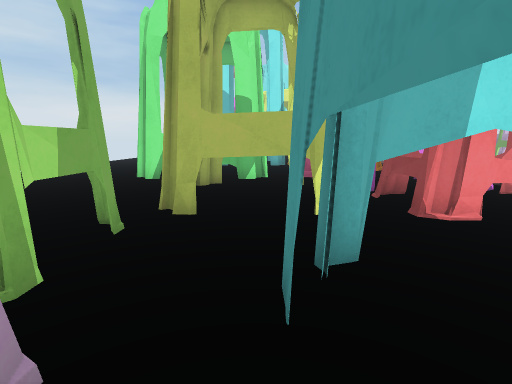
View 1 (above)

24 first-person views from a walk through a 3-D level made in the Unity game engine. The camera is 1.3 m above the floor, tilts 10° down and sees 85° across. The floor is counted in squares, 1 m on a side. Each view is taken from the middle of a square. On the plan, view 1 faces up. The plan holds only what a view shows up to about 13 squares ahead; the rest is blank. The place goes on beyond the plan.

View 2
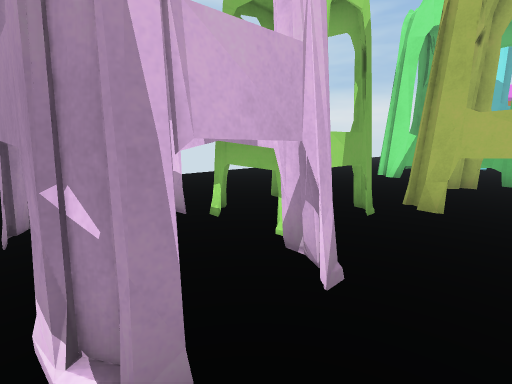

View 3
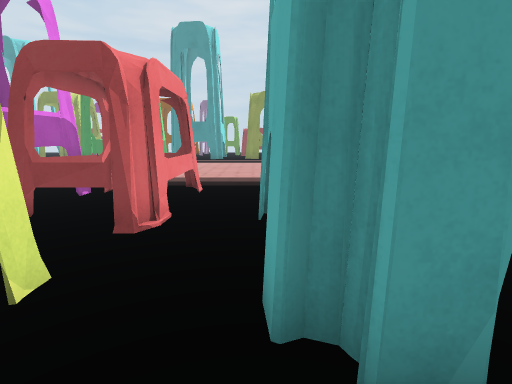

View 4
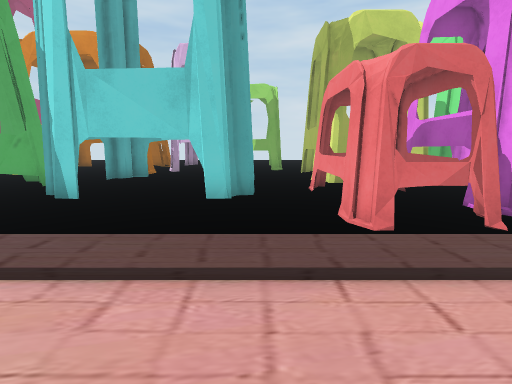

View 5
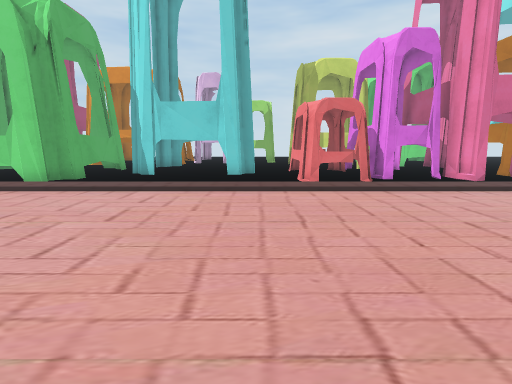

View 6
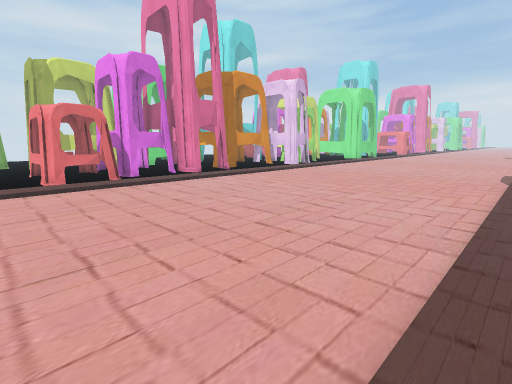

View 7
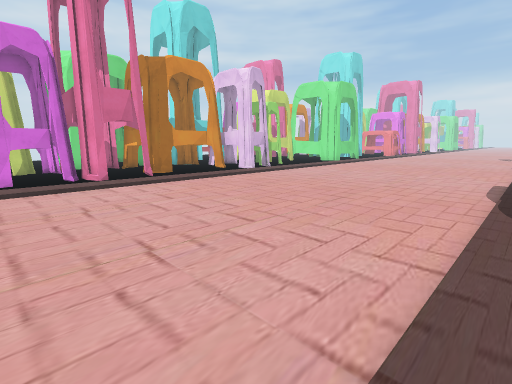

View 8
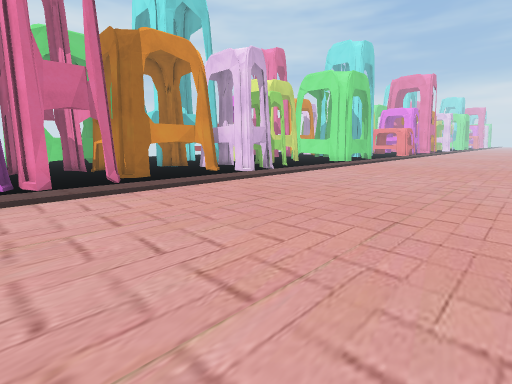

View 9
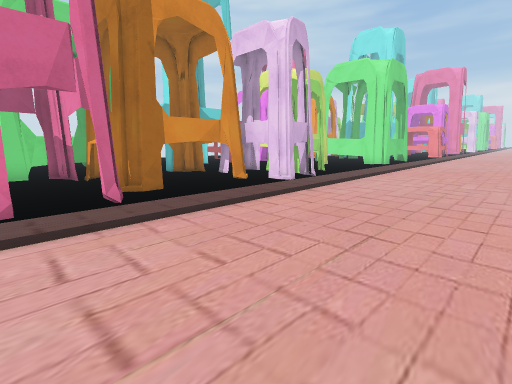

View 10
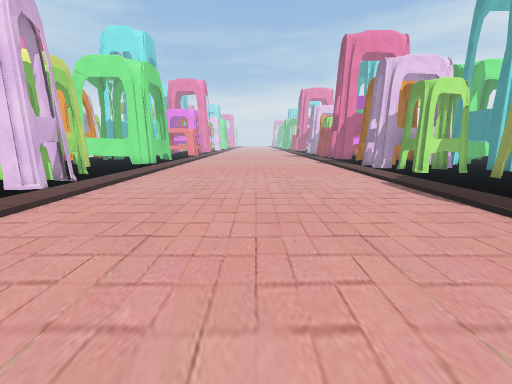

View 11
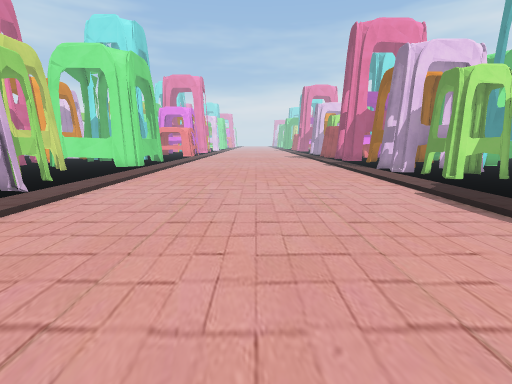

View 12
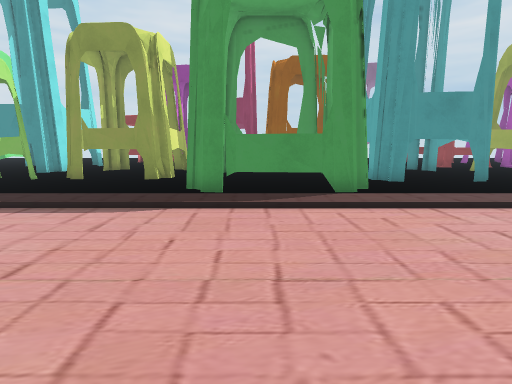

View 13
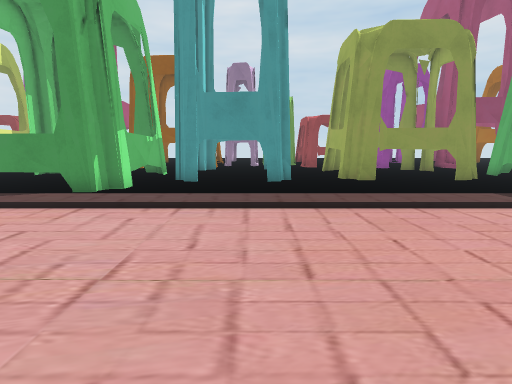

View 14
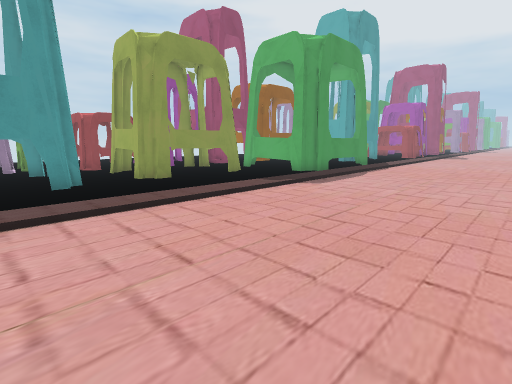

View 15
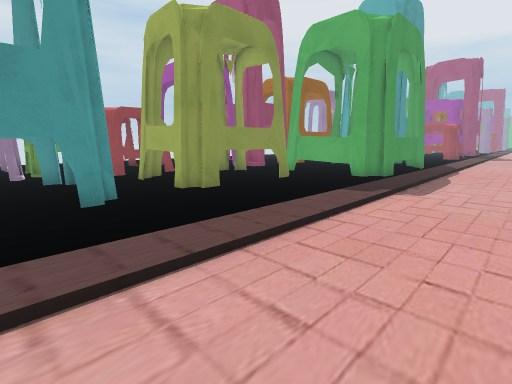

View 16
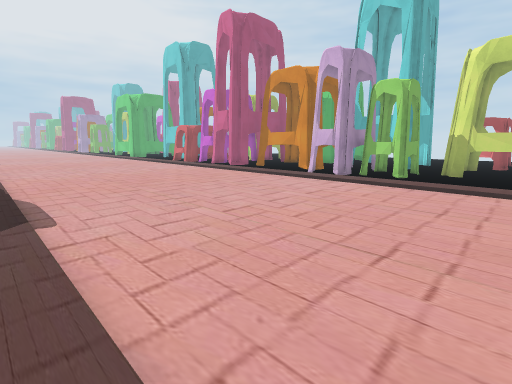

View 17
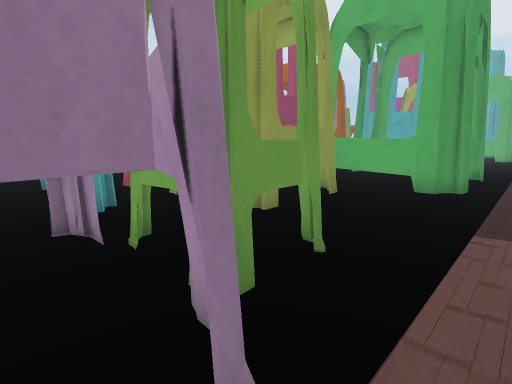

View 18
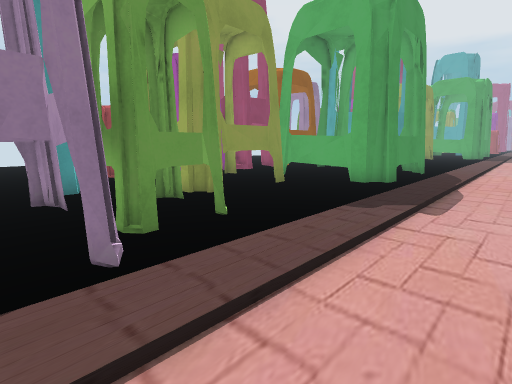

View 19
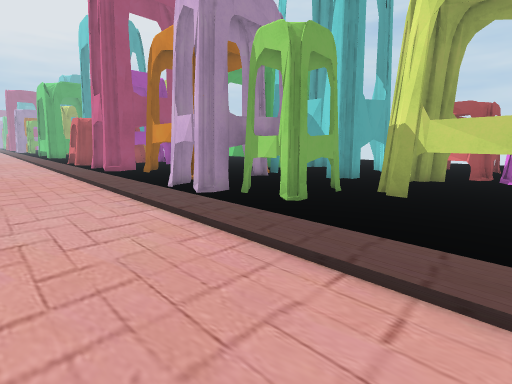

View 20
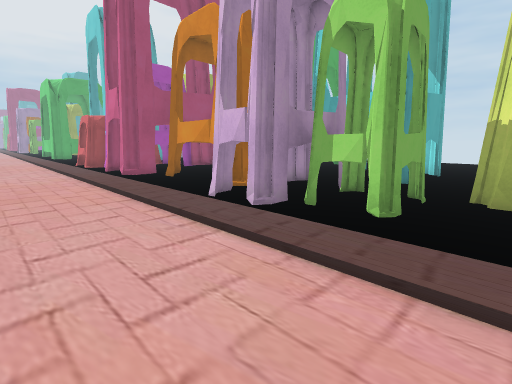

View 21
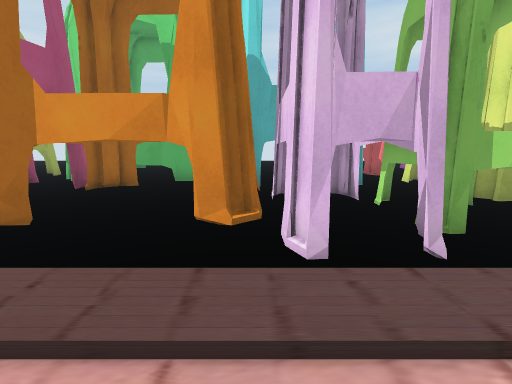

View 22
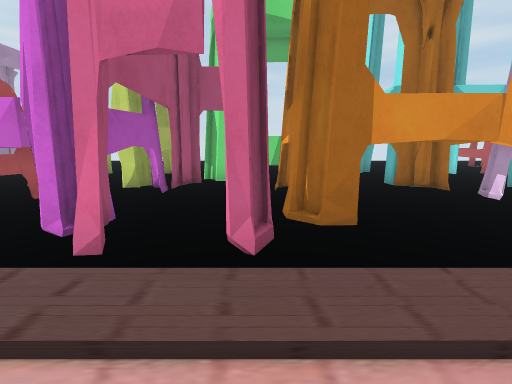

View 23
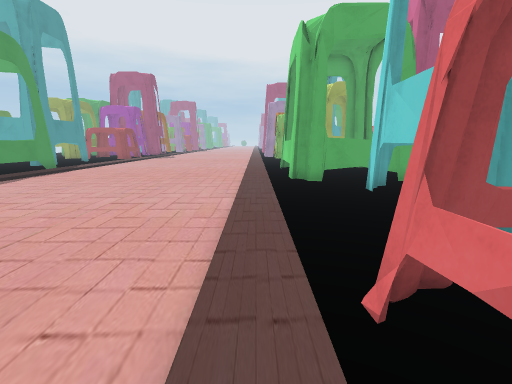

View 24
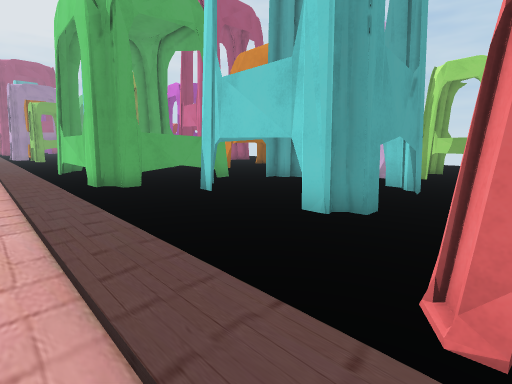

### Floor plan
Key: @ floor where view 1 was taken; # wall or solid block; x gap in a wall; . floor; = window, fence, low wall or low ledge; T thing the floor can be seen under or through.
Columns run from 10 left of view 1 to 31 right of it. Each row starts with its distance up from view 1.
 25              ##..............#  ##..
 24       ####   #...............####..#
 23       ...### #................x.x..#
 22       x=##.###................###.....
 21       ........TTT................###.#
 20       ..####..TTT...............##
 19           .#..TTTT..............#
 18          ..#..T..T..............##
 17         #= #.TTT.................####
 16          ..TT  TT.............#####.#
 15           #.    T.............#   #
 14           #.T   T.............#
 13           #.#TTTT.............#
 12    ...    #.#...T#............#   #
 11    ...#   #.#.................#####
 10    ...#####.#...##..............##
  9    ..... #####==T...............T..
  8  .......#  ##...T...............T..
  7 ........#    TTTT...............T..#.#####
  6 ........##  TT...T..............T T#..###
  5 .........##T.TTxxT...................
  4  .....TTT........................###.#
  3    ... .T..##T#.................## #.#
  2     ..TTT..T  #.................#   .#
  1      TTT##.T  T.................#
  0      ## ##@T  T.................#
 -1      .###..T  T.................#  #
 -2         ###TTTT.....................
 -3           #...................####.
 -4           #.#####............##  ##
 -5            .#   #............#
 -6                 #............#

Where each view was taken, in squares from view 1:
view 1: 0 up, 0 right, facing up
view 2: 1 down, 0 right, facing up-left
view 3: 3 up, 1 left, facing right
view 4: 3 up, 11 right, facing left
view 5: 3 up, 16 right, facing left
view 6: 3 up, 18 right, facing up-left
view 7: 7 up, 18 right, facing up-left
view 8: 9 up, 16 right, facing up-left
view 9: 10 up, 13 right, facing up-left
view 10: 10 up, 13 right, facing up
view 11: 12 up, 13 right, facing up
view 12: 14 up, 12 right, facing right
view 13: 7 up, 12 right, facing right
view 14: 8 up, 12 right, facing down-right
view 15: 8 up, 15 right, facing down-right
view 16: 25 up, 18 right, facing down-left
view 17: 25 up, 18 right, facing down-right
view 18: 25 up, 16 right, facing down-right
view 19: 25 up, 11 right, facing down-left
view 20: 23 up, 11 right, facing down-left
view 21: 17 up, 10 right, facing left
view 22: 12 up, 10 right, facing left
view 23: 7 up, 8 right, facing down
view 24: 5 up, 9 right, facing down-left
